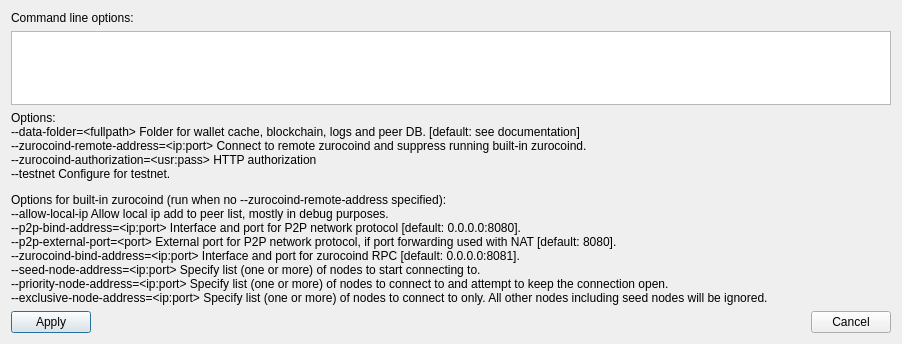
<?xml version="1.0" encoding="UTF-8"?>
<ui version="4.0">
 <class>WalletdParamsDialog</class>
 <widget class="QDialog" name="WalletdParamsDialog">
  <property name="geometry">
   <rect>
    <x>0</x>
    <y>0</y>
    <width>902</width>
    <height>344</height>
   </rect>
  </property>
  <property name="windowTitle">
   <string>Wallet daemon parameters</string>
  </property>
  <layout class="QVBoxLayout" name="verticalLayout_2">
   <item>
    <widget class="QLabel" name="label">
     <property name="text">
      <string>Command line options:</string>
     </property>
    </widget>
   </item>
   <item>
    <widget class="QTextEdit" name="paramsEdit">
     <property name="acceptRichText">
      <bool>false</bool>
     </property>
    </widget>
   </item>
   <item>
    <widget class="QLabel" name="label_2">
     <property name="cursor">
      <cursorShape>IBeamCursor</cursorShape>
     </property>
     <property name="text">
      <string>&lt;html&gt;&lt;head/&gt;&lt;body&gt;&lt;p&gt;Options:&lt;br/&gt;--data-folder=&amp;lt;fullpath&amp;gt; Folder for wallet cache, blockchain, logs and peer DB. [default: see documentation]&lt;br/&gt;--zurocoind-remote-address=&amp;lt;ip:port&amp;gt; Connect to remote zurocoind and suppress running built-in zurocoind.&lt;br/&gt;--zurocoind-authorization=&amp;lt;usr:pass&amp;gt; HTTP authorization&lt;br/&gt;--testnet Configure for testnet.&lt;/p&gt;&lt;p&gt;Options for built-in zurocoind (run when no --zurocoind-remote-address specified):&lt;br/&gt;--allow-local-ip Allow local ip add to peer list, mostly in debug purposes.&lt;br/&gt;--p2p-bind-address=&amp;lt;ip:port&amp;gt; Interface and port for P2P network protocol [default: 0.0.0.0:8080].&lt;br/&gt;--p2p-external-port=&amp;lt;port&amp;gt; External port for P2P network protocol, if port forwarding used with NAT [default: 8080].&lt;br/&gt;--zurocoind-bind-address=&amp;lt;ip:port&amp;gt; Interface and port for zurocoind RPC [default: 0.0.0.0:8081].&lt;br/&gt;--seed-node-address=&amp;lt;ip:port&amp;gt; Specify list (one or more) of nodes to start connecting to.&lt;br/&gt;--priority-node-address=&amp;lt;ip:port&amp;gt; Specify list (one or more) of nodes to connect to and attempt to keep the connection open.&lt;br/&gt;--exclusive-node-address=&amp;lt;ip:port&amp;gt; Specify list (one or more) of nodes to connect to only. All other nodes including seed nodes will be ignored.&lt;/p&gt;&lt;/body&gt;&lt;/html&gt;</string>
     </property>
     <property name="textInteractionFlags">
      <set>Qt::TextSelectableByMouse</set>
     </property>
    </widget>
   </item>
   <item>
    <spacer name="verticalSpacer">
     <property name="orientation">
      <enum>Qt::Vertical</enum>
     </property>
     <property name="sizeHint" stdset="0">
      <size>
       <width>20</width>
       <height>40</height>
      </size>
     </property>
    </spacer>
   </item>
   <item>
    <layout class="QHBoxLayout" name="horizontalLayout">
     <item>
      <widget class="QPushButton" name="applyButton">
       <property name="text">
        <string>Apply</string>
       </property>
      </widget>
     </item>
     <item>
      <spacer name="horizontalSpacer">
       <property name="orientation">
        <enum>Qt::Horizontal</enum>
       </property>
       <property name="sizeHint" stdset="0">
        <size>
         <width>40</width>
         <height>20</height>
        </size>
       </property>
      </spacer>
     </item>
     <item>
      <widget class="QPushButton" name="cancelButton">
       <property name="text">
        <string>Cancel</string>
       </property>
      </widget>
     </item>
    </layout>
   </item>
  </layout>
 </widget>
 <resources/>
 <connections>
  <connection>
   <sender>cancelButton</sender>
   <signal>clicked()</signal>
   <receiver>WalletdParamsDialog</receiver>
   <slot>reject()</slot>
   <hints>
    <hint type="sourcelabel">
     <x>851</x>
     <y>312</y>
    </hint>
    <hint type="destinationlabel">
     <x>450</x>
     <y>166</y>
    </hint>
   </hints>
  </connection>
  <connection>
   <sender>applyButton</sender>
   <signal>clicked()</signal>
   <receiver>WalletdParamsDialog</receiver>
   <slot>applyParams()</slot>
   <hints>
    <hint type="sourcelabel">
     <x>140</x>
     <y>312</y>
    </hint>
    <hint type="destinationlabel">
     <x>450</x>
     <y>166</y>
    </hint>
   </hints>
  </connection>
  <connection>
   <sender>applyButton</sender>
   <signal>clicked()</signal>
   <receiver>WalletdParamsDialog</receiver>
   <slot>accept()</slot>
   <hints>
    <hint type="sourcelabel">
     <x>140</x>
     <y>312</y>
    </hint>
    <hint type="destinationlabel">
     <x>450</x>
     <y>166</y>
    </hint>
   </hints>
  </connection>
 </connections>
 <slots>
  <slot>saveParams()</slot>
  <slot>applyParams()</slot>
 </slots>
</ui>
